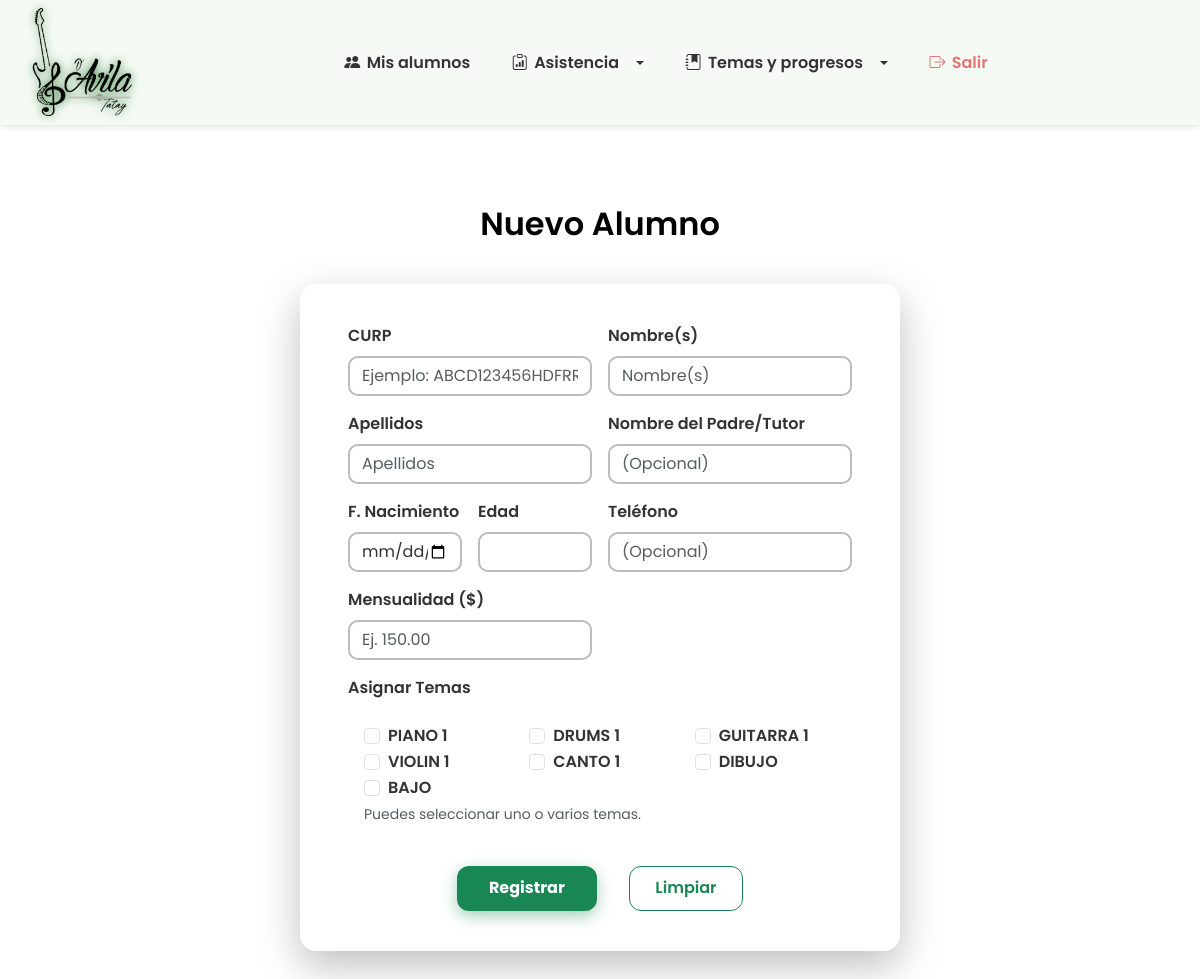
Screenshot of /Registro.php with the database file from the repository.
### tables this page shows
CREATE TABLE `temas` (
  `id` int(11) NOT NULL AUTO_INCREMENT,
  `nombre` varchar(100) NOT NULL,
  PRIMARY KEY (`id`)
);

### Registro.php (the view, shortened to what this page needs)
<?php
require_once __DIR__ . '/includes/bd.php';
$temasDisponibles = [];
$resTemas = $conexion->query("SELECT id, nombre FROM temas");
if ($resTemas) {
  $temasDisponibles = $resTemas->fetch_all(MYSQLI_ASSOC);
}
?>
<!DOCTYPE html>
<html lang="es">
<head>
  <link href="https://cdn.jsdelivr.net/npm/bootstrap@5.3.0/dist/css/bootstrap.min.css" rel="stylesheet" />
</head>
<body>
  <?php include 'navbar.php'; ?>
  <main>
    <div class="container mt-5">
      <h2
        style="color: #000000; font-family: 'Poppins', sans-serif; font-weight: 600; margin-bottom: 2rem; text-align: center; position: relative; padding-bottom: 0.5rem;">
        Nuevo Alumno
      </h2>
      <form method="post" novalidate id="registroForm">
        <div class="row g-3">
          <div class="col-md-6">
            <label for="curp" class="form-label">CURP</label>
            <input type="text" class="form-control" id="curp" name="curp"
              value="<?= htmlspecialchars($_POST['curp'] ?? '') ?>" pattern="[A-Za-z0-9]{18}" maxlength="18"
              title="18 caracteres alfanuméricos" required placeholder="Ejemplo: ABCD123456HDFRRT09" autocomplete="off"
              autofocus>
          </div>
          <div class="col-md-6">
            <label for="nombre" class="form-label">Nombre(s)</label>
            <input type="text" class="form-control" id="nombre" name="nombre"
              value="<?= htmlspecialchars($_POST['nombre'] ?? '') ?>" required placeholder="Nombre(s)">
          </div>
          <div class="col-md-6">
            <label for="apellidos" class="form-label">Apellidos</label>
            <input type="text" class="form-control" id="apellidos" name="apellidos"
              value="<?= htmlspecialchars($_POST['apellidos'] ?? '') ?>" required placeholder="Apellidos">
          </div>
          <div class="col-md-6">
            <label for="nombre_tutor" class="form-label">Nombre del Padre/Tutor</label>
            <input type="text" class="form-control" id="nombre_tutor" name="nombre_tutor"
              value="<?= htmlspecialchars($_POST['nombre_tutor'] ?? '') ?>" placeholder="(Opcional)">
          </div>
          <div class="col-md-3">
            <label for="fecha_nacimiento" class="form-label">F. Nacimiento</label>
            <input type="date" class="form-control" id="fecha_nacimiento" name="fecha_nacimiento"
              value="<?= htmlspecialchars($_POST['fecha_nacimiento'] ?? '') ?>"
              onchange="document.getElementById('edad').value = calcularEdad(this.value)" required>
          </div>
          <div class="col-md-3">
            <label for="edad" class="form-label">Edad</label>
            <input type="text" class="form-control" id="edad" readonly
              value="<?= isset($_POST['fecha_nacimiento']) ? calcularEdad($_POST['fecha_nacimiento']) . ' años' : '' ?>">
          </div>
          <div class="col-md-6">
            <label for="telefono" class="form-label">Teléfono</label>
            <input type="tel" class="form-control" id="telefono" name="telefono"
              value="<?= htmlspecialchars($_POST['telefono'] ?? '') ?>" placeholder="(Opcional)">
          </div>
          <div class="col-md-6">
            <label for="mensualidad" class="form-label">Mensualidad ($)</label>
            <input type="number" step="0.01" min="0" class="form-control" id="mensualidad" name="mensualidad"
              value="<?= htmlspecialchars($_POST['mensualidad'] ?? '') ?>" required placeholder="Ej. 150.00">
          </div>
          <div class="col-md-12">
            <label class="form-label">Asignar Temas</label>
            <div class="p-3 rounded" style="background:#fff;">
              <div class="row">
                <?php foreach ($temasDisponibles as $tema): ?>
                  <div class="col-md-4">
                    <div class="form-check">
                      <input class="form-check-input" type="checkbox" name="temas[]" value="<?= $tema['id'] ?>"
                        id="tema<?= $tema['id'] ?>" <?= (isset($_POST['temas']) && in_array($tema['id'], $_POST['temas'])) ? 'checked' : '' ?>>
                      <label class="form-check-label" for="tema<?= $tema['id'] ?>">
                        <?= htmlspecialchars($tema['nombre']) ?>
                      </label>
                    </div>
                  </div>
                <?php endforeach; ?>
              </div>
              <small class="text-muted">Puedes seleccionar uno o varios temas.</small>
            </div>
          </div>
        </div>
        <div class="mt-4 d-flex justify-content-center flex-wrap gap-3">
          <button type="submit" class="btn btn-primary me-3">Registrar</button>
          <button type="reset" class="btn btn-outline-secondary" onclick="resetEdad()">Limpiar</button>
        </div>
      </form>
    </div>
  </main>
  <br>
  <br>
</body>
</html>

### Registro.php (style rules this page uses)
body { font-family: 'Poppins', sans-serif; background: linear-gradient(135deg, #ffffffff 0%, #ffffffff 100%); min-height: 100vh; margin: 0; display: flex; flex-direction: column; color: #f0f0f0; }
main { flex-grow: 1; display: flex; align-items: center; justify-content: flex-start; gap: 2rem; padding: 2rem 1rem; max-width: 900px; margin: 0 auto; }
form { background: #fff; border-radius: 16px; padding: 2.5rem 3rem; box-shadow: 0 15px 40px rgba(0, 0, 0, 0.25); width: 100%; max-width: 600px; position: relative; overflow: hidden; transition: box-shadow 0.3s ease; color: #222; }
label { font-weight: 600; color: #333; }
input.form-control { border-radius: 10px; border: 2px solid #bbb; transition: border-color 0.3s ease, box-shadow 0.3s ease; color: #333; }
.btn-primary { background: #198754; border: none; font-weight: 700; padding: 0.6rem 2rem; border-radius: 12px; box-shadow: 0 5px 15px rgba(25, 135, 84, 0.4); transition: background 0.3s ease, box-shadow 0.3s ease, transform 0.15s ease; }
.btn-outline-secondary { border-radius: 12px; font-weight: 600; color: #198754; border-color: #198754; padding: 0.6rem 1.6rem; }

### navbar.php (style rules this page uses)
body { font-family: 'Poppins', sans-serif; }

### rows the page displays
temas: nombre "PIANO 1"
temas: nombre "DRUMS 1"
temas: nombre "GUITARRA 1"
temas: nombre "VIOLIN 1"
temas: nombre "CANTO 1"
temas: nombre "DIBUJO"
temas: nombre "BAJO"
